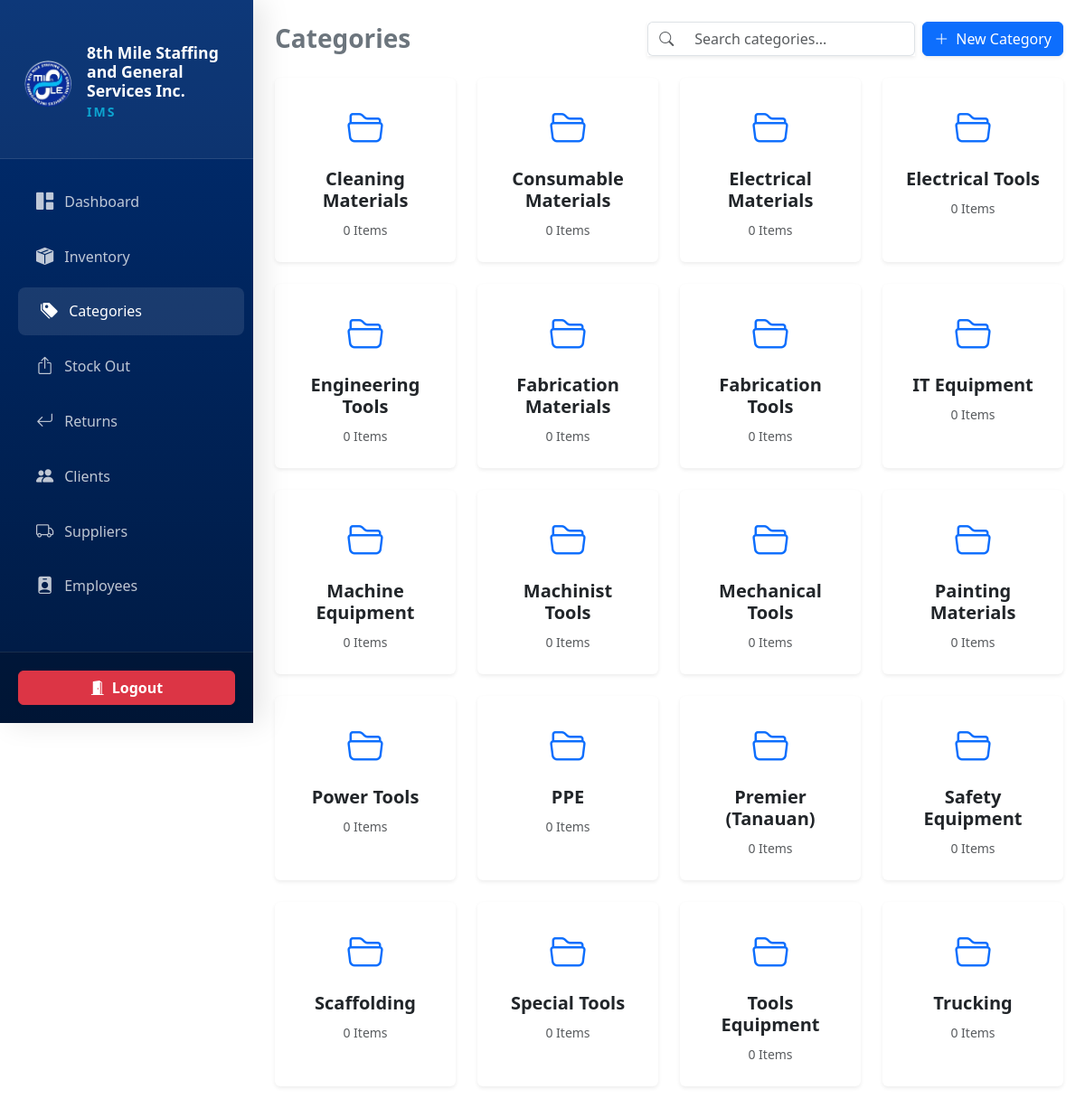
The app's page /categories.php (signed in) with its own data.
### tables this page shows
CREATE TABLE `categories` (
  `category_id` int(11) NOT NULL,
  `name` varchar(100) NOT NULL,
  `description` text DEFAULT NULL,
  `created_at` timestamp NOT NULL DEFAULT current_timestamp(),
  `updated_at` timestamp NOT NULL DEFAULT current_timestamp()
);

### categories.php (the view, shortened to what this page needs)
<?php
include('config.php');
$query = "SELECT c.*, COUNT(p.productID) as item_count FROM categories c LEFT JOIN products p ON c.category_id = p.category_id GROUP BY c.category_id ORDER BY c.name ASC";
$categories = mysqli_query($conn, $query);
?>
<!DOCTYPE html>
<html lang="en">
<head>
    <link href="https://cdn.jsdelivr.net/npm/bootstrap@5.3.0/dist/css/bootstrap.min.css" rel="stylesheet">
    <link rel="stylesheet" href="https://cdn.jsdelivr.net/npm/bootstrap-icons@1.11.0/font/bootstrap-icons.css">
</head>
<body>
    <?php include('sidebar.php'); ?>
    <main id="main-content" class="p-3 p-md-4">
        <div class="d-flex justify-content-between align-items-center mb-4 animate-slide-in flex-wrap gap-3">
            <h3 class="fw-bold text-secondary mb-0">Categories</h3>
            <div class="d-flex gap-2 flex-grow-1 flex-md-grow-0">
                <div class="input-group search-input-group shadow-sm" style="max-width: 300px;">
                    <span class="input-group-text"><i class="bi bi-search text-muted"></i></span>
                    <input type="text" id="categorySearch" class="form-control" placeholder="Search categories...">
                </div>
                <button class="btn btn-primary shadow-sm hover-scale text-nowrap" data-bs-toggle="modal" data-bs-target="#addCatModal">
                    <i class="bi bi-plus-lg me-2"></i>New Category
                </button>
            </div>
        </div>
        <div class="row g-4 animate-fade-up delay-1" id="categoryGrid">
            <?php while($cat = mysqli_fetch_assoc($categories)): ?>
            <div class="col-md-4 col-lg-3 category-item">
                <div class="card border-0 shadow-sm p-4 text-center h-100 hover-scale position-relative">
                    <a href="view_category.php?id=<?php echo $cat['category_id']; ?>" class="text-decoration-none text-dark d-block stretched-link" style="z-index: 1;">
                        <div class="mb-3 text-primary"><i class="bi bi-folder2-open fs-1"></i></div>
                        <h5 class="fw-bold category-name"><?php echo htmlspecialchars($cat['name']); ?></h5>
                        <small class="text-muted"><?php echo $cat['item_count']; ?> Items</small>
                    </a>
                </div>
            </div>
            <?php endwhile; ?>
        </div>
    </main>
</body>
</html>

### categories.php (style rules this page uses)
:root { --8th-blue: #002d72; --8th-light: #f8f9fa; --sidebar-width: 280px; }
#main-content { transition: margin-left 0.3s; width: 100%; overflow-x: hidden; }
@media (min-width: 992px) { #main-content { margin-left: var(--sidebar-width); width: calc(100% - var(--sidebar-width)); } }
.hover-scale { transition: transform 0.2s; }
.search-input-group .input-group-text { background-color: white; border-right: none; }
.search-input-group .form-control { border-left: none; box-shadow: none; }

### sidebar.php (style rules this page uses)
:root { --8th-blue: #002d72; --8th-blue-light: #003d9a; --8th-accent: #66b2ff; --sidebar-width: 280px; }
* { transition: all 0.2s ease-in-out; }

### records on screen
categories: name "Cleaning Materials", item_count "0"
categories: name "Consumable Materials", item_count "0"
categories: name "Electrical Materials", item_count "0"
categories: name "Electrical Tools", item_count "0"
categories: name "Engineering Tools", item_count "0"
categories: name "Fabrication Materials", item_count "0"
categories: name "Fabrication Tools", item_count "0"
categories: name "IT Equipment", item_count "0"
categories: name "Machine Equipment", item_count "0"
categories: name "Machinist Tools", item_count "0"
categories: name "Mechanical Tools", item_count "0"
categories: name "Painting Materials", item_count "0"
categories: name "Power Tools", item_count "0"
categories: name "PPE", item_count "0"
categories: name "Premier (Tanauan)", item_count "0"
categories: name "Safety Equipment", item_count "0"
categories: name "Scaffolding", item_count "0"
categories: name "Special Tools", item_count "0"
categories: name "Tools Equipment", item_count "0"
categories: name "Trucking", item_count "0"
